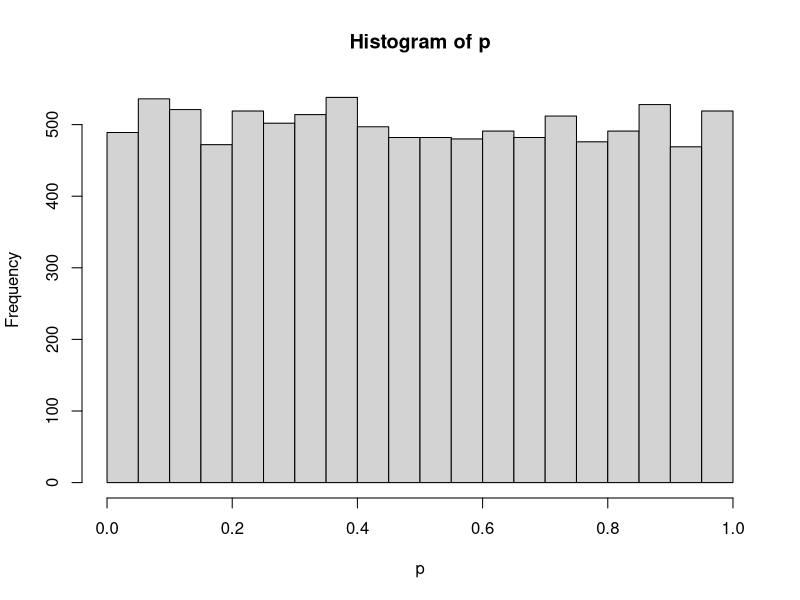

Source code (R):
SimmieFunction <- function(){
	y <-rnorm(50); x <- rnorm(50) # What is important here is that y, x and are random wrt each other
	lm.1 <- lm(y~x)
	return(summary(lm.1)$coef[2,4])
	}


p <- replicate(10000, SimmieFunction())

p_05 <- length(p[p<=0.05])/length(p)

hist(p)

p_05